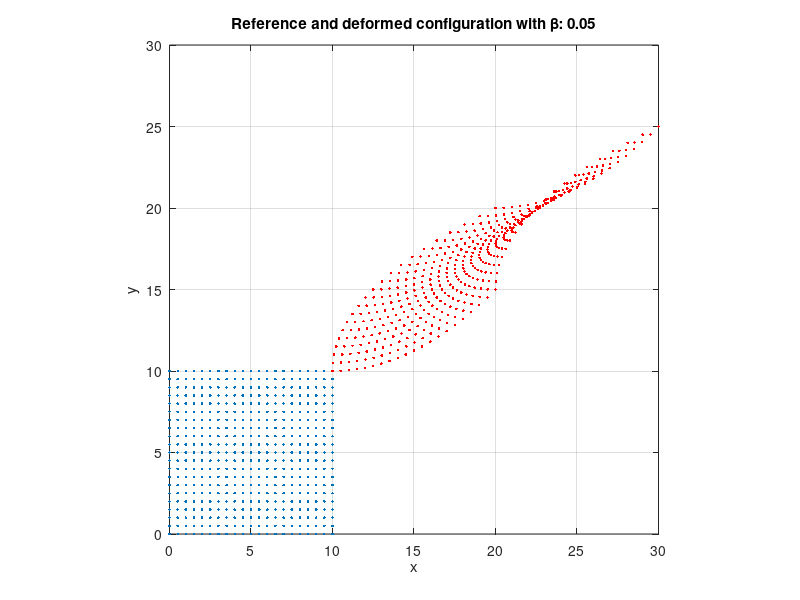
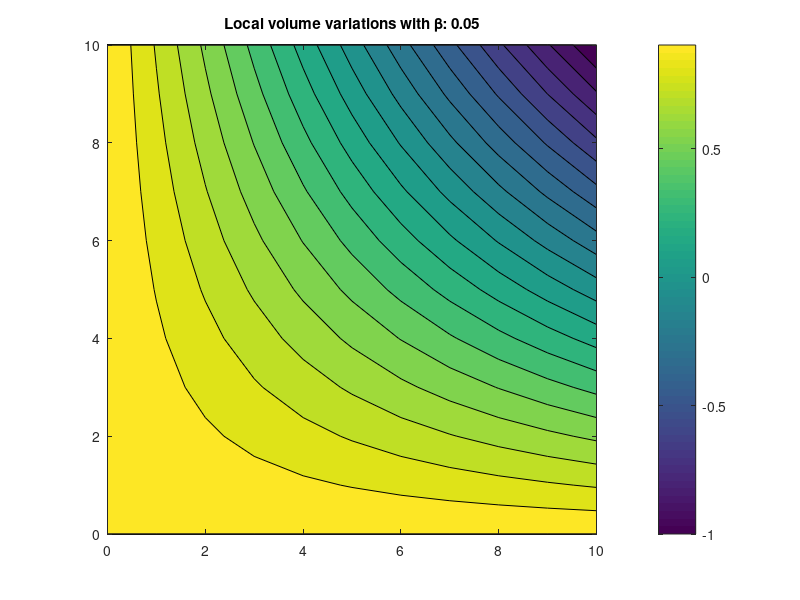

These figures' MATLAB source, in order:
clear all

beta=0.05;

% -------------------------
% - reference configuration:
% -------------------------
% - we buikd a reference configuration of 10*10 points



n_dots=10;


TX1=[];
TX2=[];
TX3=[];

    for kk=0:0.5:n_dots;
        for kkk=0:0.5:n_dots;
            X1=kkk;
            X2=kk;
        
            TX1=[TX1;X1];
            TX2=[TX2;X2];
        end;
    end;


plot(TX1,TX2,'.');axis equal; axis([0 30 0 30]); box on;grid on;
xlabel('x');
ylabel('y');


title(['Reference and deformed configuration with ','\beta: ',num2str(beta)]);
hold on;


% -------------------------
% - Current configuration (1):
% -------------------------
% - we buikd the deformed configuration

 

    Tx1=TX1+0.1*TX2.*TX2 +10;
    Tx2=beta*TX1.*TX1+TX2+10;


    hold on;
    plot(Tx1,Tx2,'.r');axis equal; axis([0 30 0 30]); box on;grid on;
    

    figure;
    
% - we plot the volume variation
    [X,Y]=meshgrid([0:1:n_dots],[0:1:n_dots]);
    
    for kk1=1:size(X,1);
        for kk2=1:size(X,2);
            C(kk1,kk2)=det([1, 0.2*Y(kk1,kk2), 0; 2*beta*X(kk1,kk2), 1,0;0,0,1]);
            x1(kk1,kk2)=X(kk1,kk2)+0.1*Y(kk1,kk2)*Y(kk1,kk2) +10;
            x2(kk1,kk2)=beta*X(kk1,kk2)*X(kk1,kk2)+Y(kk1,kk2)+10;
        end;
    end;
    
    contourf(X,Y,C,20);axis square; colorbar; 
    
    title(['Local volume variations with ','\beta: ',num2str(beta)]);